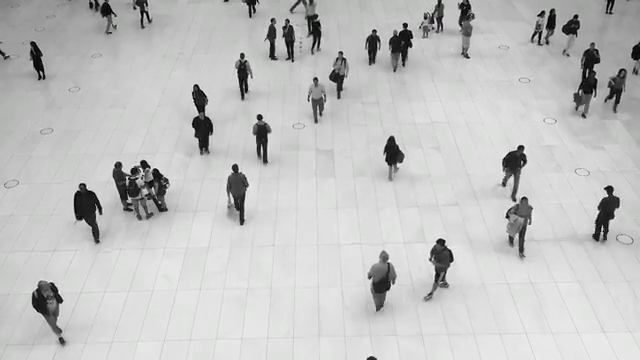
#> input picture frame 34 of gallery/body.mp4, 640 x 360 px
$ python 02_body_detection_video.py
#> lines starting #> are read from the running program, lines starting #| are printed output that depends on the picture; after the words box and inside, x2 and y2 are one past the last pixel; in counts of white or black regions, pixels touching at a corner belong together
import cv2
# haar cascade doesnt work properly on humans and cars
cap = cv2.VideoCapture("gallery/body.mp4")  # for video
# cap = cv2.VideoCapture(0) # for webcam

body_cascade = cv2.CascadeClassifier("Haar Cascade/fullbody.xml")

while True:
    ret, frame = cap.read()
#> frame is the input picture: shape (360, 640, 3); mean B, G, R 193.5, 193.8, 193.6
    # frame = cv2.flip(frame, 1)  # for webcam
    gray = cv2.cvtColor(frame, cv2.COLOR_BGR2GRAY)
    bodies = body_cascade.detectMultiScale(gray, 1.1, 1)
#> bodies = 13 rows, first 6: [417, 10, 16, 32], [362, 34, 18, 36], [299, 64, 35, 70], [258, 10, 29, 58], [602, 69, 25, 50], [376, 126, 31, 63]

    for (x, y, w, h) in bodies:
        cv2.rectangle(frame, (x, y), (x+w, y+h), (0, 255, 255), 3)
#> this loop made 13 passes
#> (x, y, w, h) on passes 1 to 12: (417, 10, 16, 32), (362, 34, 18, 36), (299, 64, 35, 70), (258, 10, 29, 58), (602, 69, 25, 50), (376, 126, 31, 63), (324, 43, 30, 61), (244, 102, 33, 66), (382, 20, 30, 60), (424, 228, 33, 66), (361, 249, 36, 73), (487, 154, 57, 114)
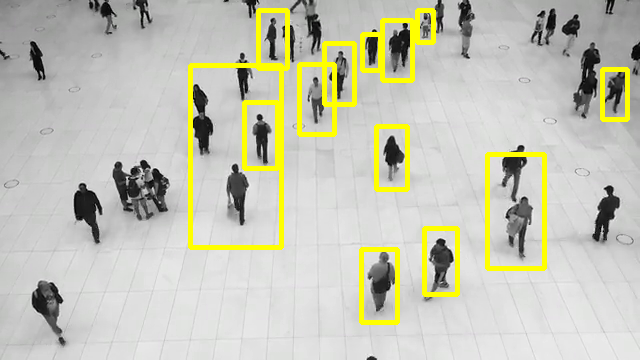
#> frame: shape (360, 640, 3); 5.85% of pixels changed, all inside (x1, y1, x2, y2) = (188, 8, 630, 325)

    cv2.imshow("video", frame)

    if cv2.waitKey(5) & 0xFF == ord("q"):
#> (key q is pressed here)
        break

cap.release()
cv2.destroyAllWindows()

$ run again, starting later in the video
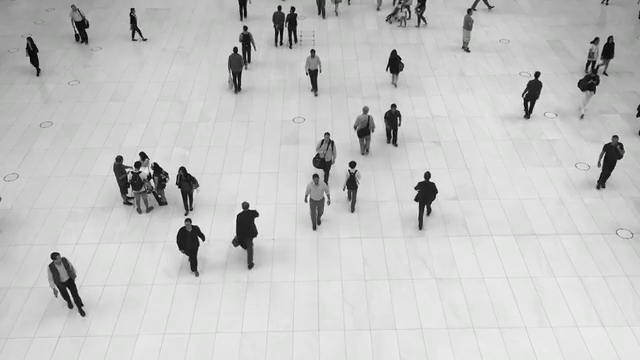
#> input picture frame 153 of gallery/body.mp4, 640 x 360 px
#> frame is the input picture: shape (360, 640, 3); mean B, G, R 196.6, 196.9, 196.7
#> bodies = 17 rows, first 6: [141, 197, 16, 31], [381, 43, 27, 53], [280, 2, 22, 43], [266, 2, 24, 48], [377, 93, 30, 60], [348, 99, 31, 62]
#> the loop `for (x, y, w, h) in bodies:` made 17 passes
#> after the loop `for (x, y, w, h) in bodies:`:
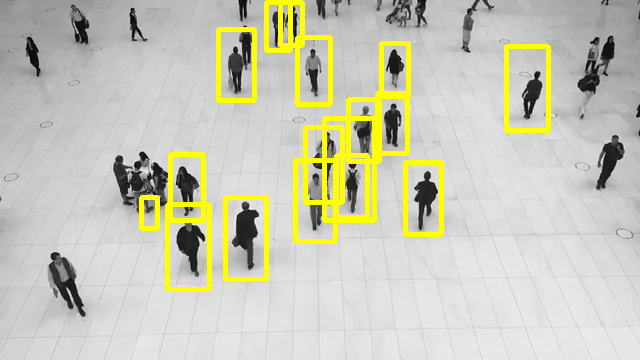
#> frame: shape (360, 640, 3); 6.84% of pixels changed, all inside (x1, y1, x2, y2) = (139, 0, 551, 292)

$ run again, starting later in the video
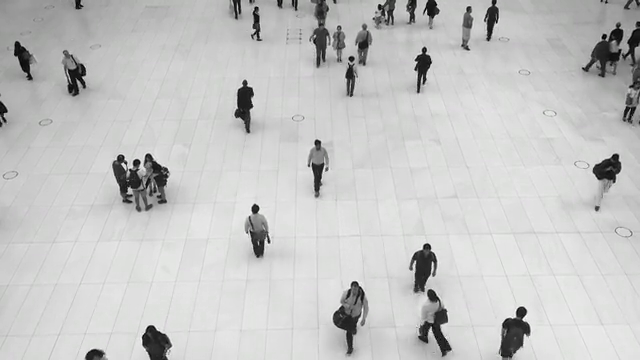
#> input picture frame 272 of gallery/body.mp4, 640 x 360 px
#> frame is the input picture: shape (360, 640, 3); mean B, G, R 196.9, 197.3, 197
#> bodies = [[330, 31, 38, 76], [404, 33, 32, 65], [303, 10, 33, 65], [299, 131, 36, 73], [227, 73, 33, 66], [237, 193, 39, 79], [330, 290, 34, 70], [54, 36, 36, 73]]
#> the loop `for (x, y, w, h) in bodies:` made 8 passes
#> after the loop `for (x, y, w, h) in bodies:`:
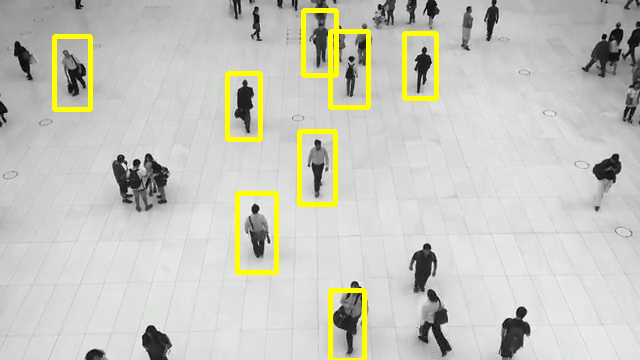
#> frame: shape (360, 640, 3); 3.57% of pixels changed, all inside (x1, y1, x2, y2) = (52, 8, 439, 360)
